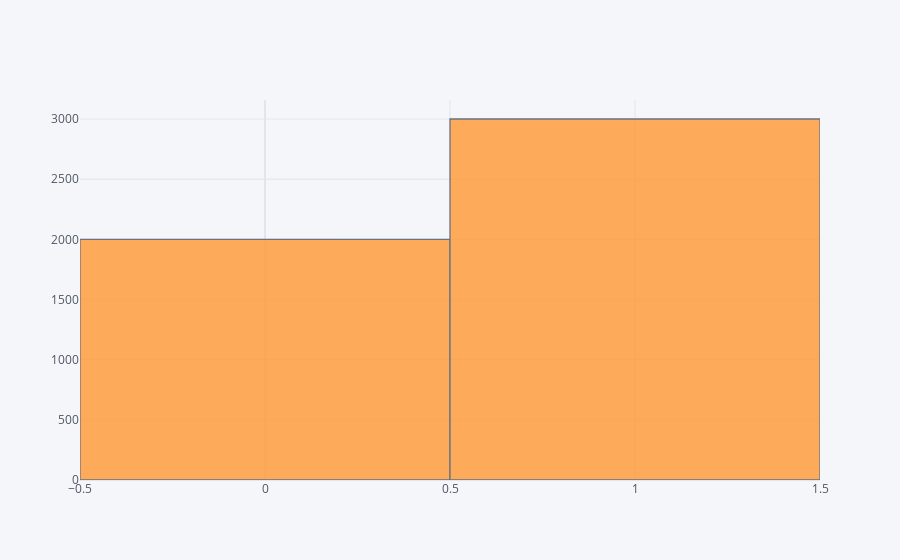

Notebook source saved alongside this figure:
### Code cell
df['test_result'].iplot(kind='hist')

### Figure 1 — Plotly figure (JSON) as saved in the notebook; plotly's stock layout.template omitted (floating-point values rounded to 4 significant figures; data arrays with more than 128 entries replaced by an {"elided": "..."} marker saying what was removed)
{"data": [{"histfunc": "count", "histnorm": "", "marker": {"color": "rgba(255, 153, 51, 1.0)", "line": {"color": "#4D5663", "width": 1.3}}, "name": "test_result", "opacity": 0.8, "orientation": "v", "type": "histogram", "x": {"elided": "5000 int values"}}], "layout": {"barmode": "overlay", "legend": {"bgcolor": "#F5F6F9", "font": {"color": "#4D5663"}}, "paper_bgcolor": "#F5F6F9", "plot_bgcolor": "#F5F6F9", "title": {"font": {"color": "#4D5663"}}, "xaxis": {"gridcolor": "#E1E5ED", "showgrid": true, "tickfont": {"color": "#4D5663"}, "title": {"font": {"color": "#4D5663"}, "text": ""}, "zerolinecolor": "#E1E5ED"}, "yaxis": {"gridcolor": "#E1E5ED", "showgrid": true, "tickfont": {"color": "#4D5663"}, "title": {"font": {"color": "#4D5663"}, "text": ""}, "zerolinecolor": "#E1E5ED"}}}
